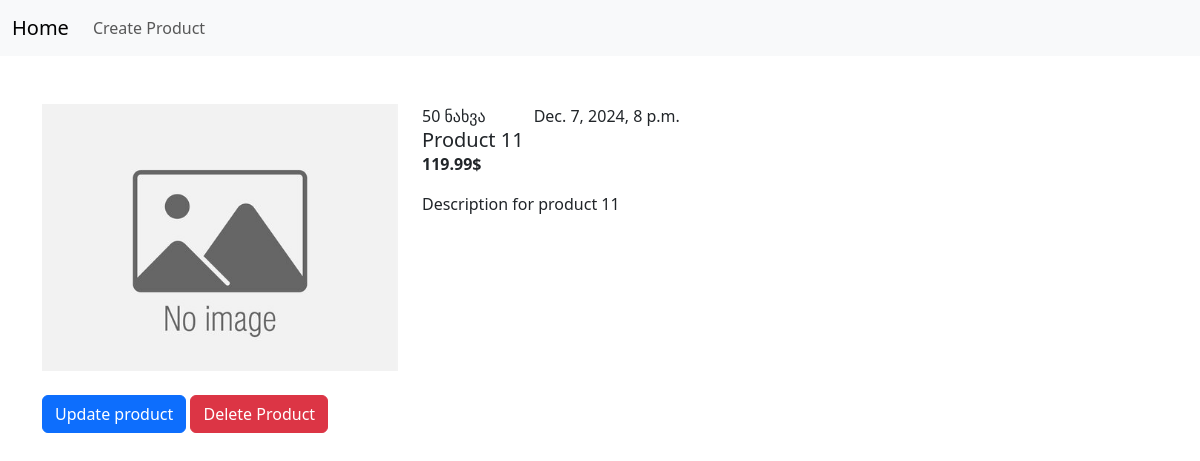
Page /product/11 on the committed database.
### products/models.py (models this page shows, shortened)
class Product(models.Model):
    name = models.CharField(max_length=150, default='Product Name')
    description = models.TextField(default='')
    price = models.DecimalField(max_digits=10, decimal_places=2)
    create_date = models.DateTimeField(default=datetime.now)
    write_time = models.DateTimeField(auto_now=True)
    views = models.PositiveIntegerField(default=0)
    category = models.ForeignKey(Category, on_delete=models.SET_NULL,
                                 null=True, related_name='products')
    image = models.ImageField(upload_to='products/', default='default.jpg')

### products/views.py (the view)
# urls.py: path('product/<int:id>', views.product_detail, name='product_detail'),
def product_detail(request, id):
    product = get_object_or_404(Product, pk=id)
    return render(request, 'product_detail.html', {'product': product})

### products/templates/product_detail.html (shortened to what this page needs)
{% extends 'base.html' %}
{% block content %}
<div class="row">
    <div class="col col-4">
        <img src="{{ product.image.url }}" class="card-img-top" alt="...">
    </div>
    <div class="col col-8">
        <div class="d-flex">
            <div>{{ product.views }} ნახვა</div>
            <div class="ms-5">{{ product.create_date }}</div>
        </div>
        <div class="card-body">
            <h5 class="card-title">{{ product.name }}</h5>
            <p class="fw-bold card-text"> {{ product.price }}$ </p>
            <p class="card-text">{{ product.description }}</p>
        </div>
    </div>
</div>
<br>
<a class="btn btn-primary" role="button" href="{% url 'update_product' product.id %}">Update product</a>
<a class="btn btn-danger" href="{% url 'delete_product' product.id %}">Delete Product</a>
{% endblock %}

### rows in the picture
Product: image (placeholder picture), views "50", create_date "Dec. 7, 2024, 8 p.m.", name "Product 11", price "119.99", description "Description for product 11"
